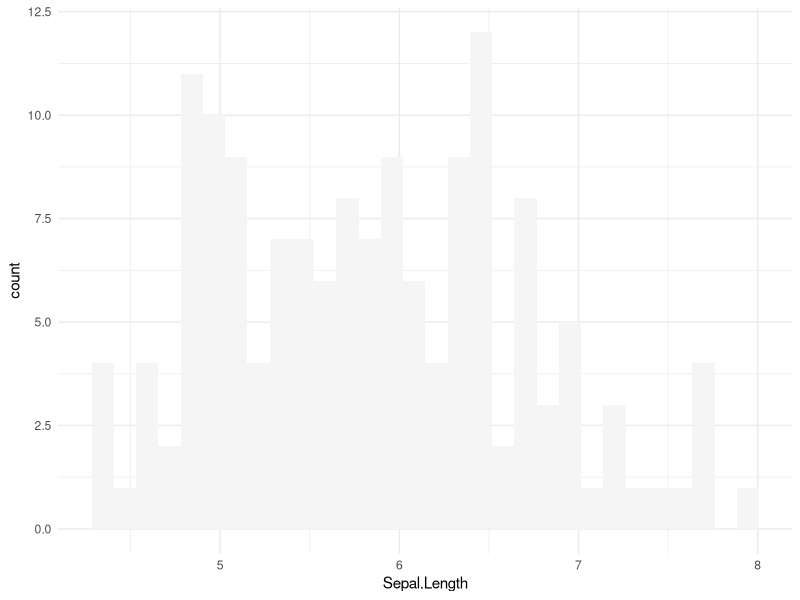

Write the R code that produced this figure.
## ---- chunk 1
knitr::opts_chunk$set(echo = TRUE)
library(tidyverse)
## ---- chunk 2
col <- colors()
colors()
## ---- chunk 3
ggplot(iris, aes(x=Sepal.Length)) +
  geom_histogram(fill=col[651]) +
  theme_minimal()
